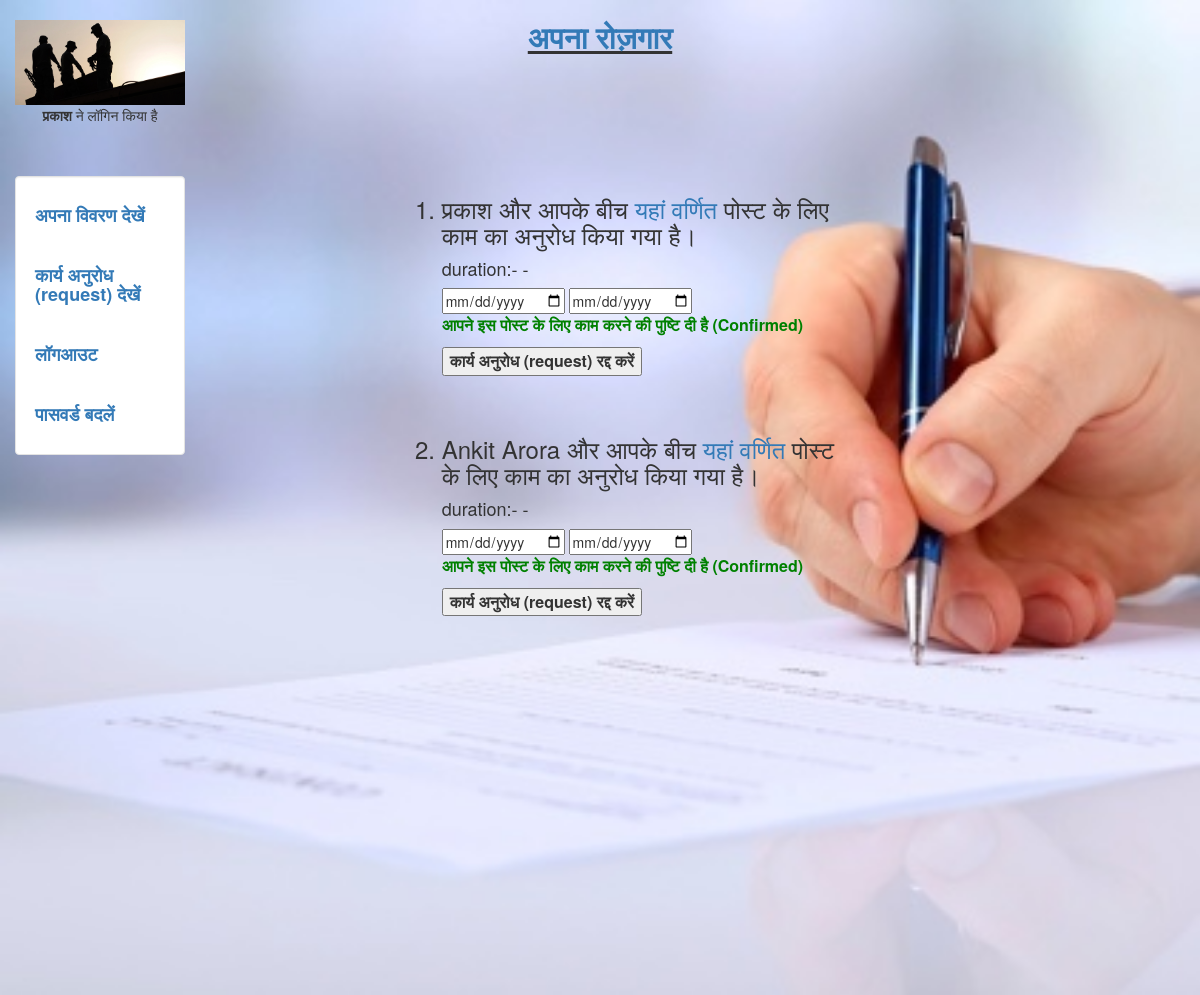
/workrequest (signed in), run on an earlier commit of the app's database.
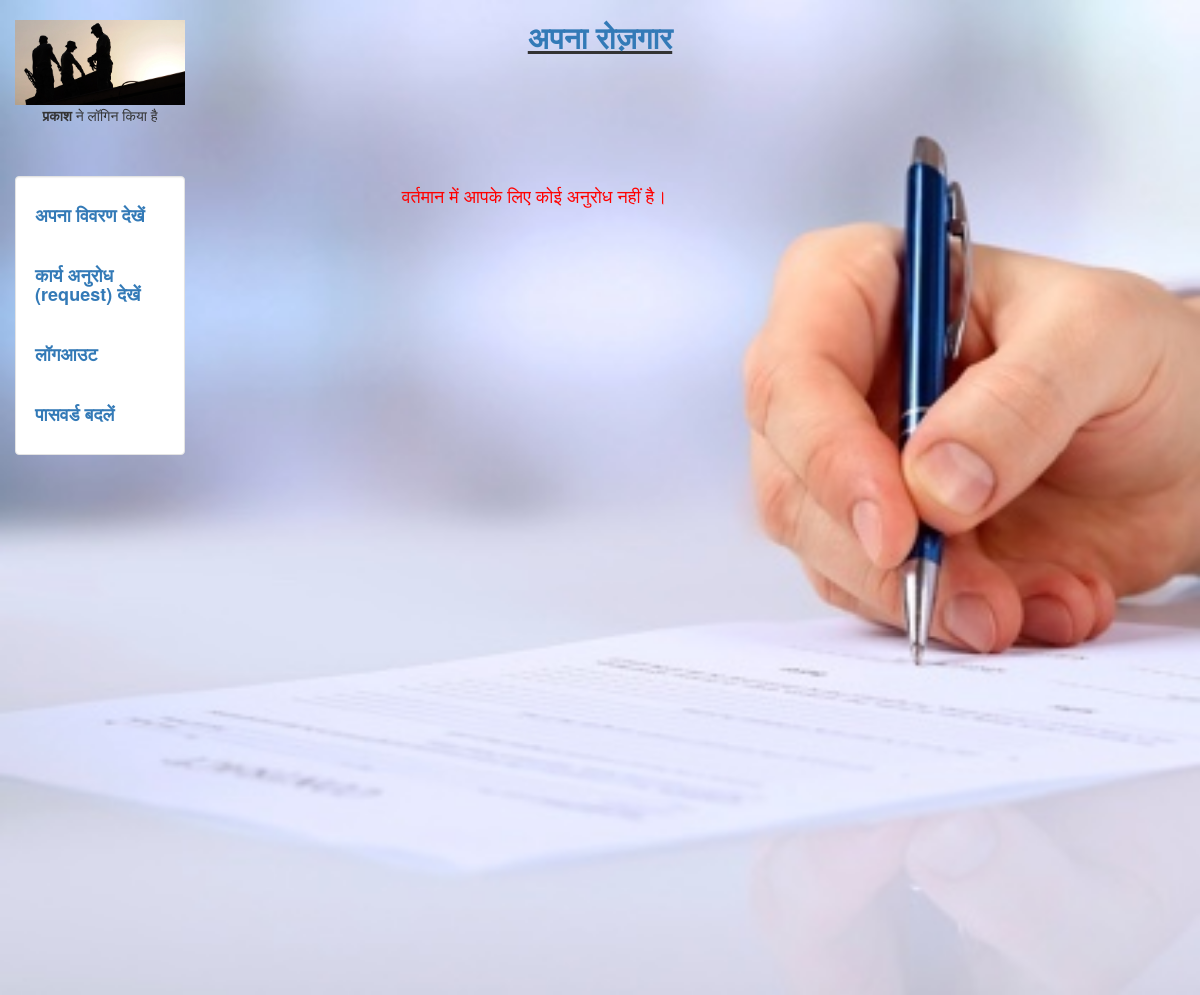
And on a later commit of the database.
### search/models.py (models this page shows)
class Status(models.Model):
	status_id=models.AutoField(primary_key=True)
	post_id=models.IntegerField(blank = True, null = True)
	user_id=models.IntegerField(blank = True, null = True)
	hirer = models.CharField(max_length = 100,blank = True, null = True)
	worker = models.CharField(max_length = 100,blank = True, null = True)
	userhirer = models.CharField(max_length = 100,blank = True, null = True)
	userworker = models.CharField(max_length = 100,blank = True, null = True)
	hirer_status = models.IntegerField(blank = True, null = True)
	worker_status = models.IntegerField(blank = True, null = True)
	confirm=models.CharField(max_length = 2,blank = True, null = True)
	temp=models.CharField(max_length = 2,blank = True, null = True)
	start_date = models.DateField(blank = True, null = True)
	end_date = models.DateField(blank = True, null = True)
	pay=models.CharField(max_length = 2,blank = True, null = True)
	rating=models.CharField(max_length = 2,blank = True, null = True)

### login/views.py (the view, shortened to what this page needs)
# urls.py: url(r'^workrequest',workrequest,name = 'workrequest'),
def workrequest(request):
	if request.method=="POST" and ('hhire' in request.POST or 'hchire' in request.POST ):
		post_id=request.POST.get('post_id')
		user_id=request.POST.get('user_id')
		start_date=request.POST.get('start_date')
		end_date=request.POST.get('end_date')
		pqr=Status.objects.get(post_id=post_id,user_id=user_id)
		warn=""
		if 'hhire' in request.POST :
			r=Status.objects.filter(user_id=user_id,confirm='a')
			p=r.filter(Q(start_date__lte=end_date,start_date__gte=start_date)|Q(end_date__lte=end_date,end_date__gte=start_date))
			if len(p)==0:
				pqr.hirer_status=user_id
				pqr.confirm='a'
				pqr.save()
			else:
				warn="अब मजदूर इस तिथि पर उपलब्ध नहीं है।"
		if 'hchire' in request.POST :
			pqr.delete()
		data=Status.objects.filter(userhirer=request.user.username)
		for select in data:
			if select.worker_status==select.post_id and select.hirer_status==select.user_id:
				select.temp='a'
				select.save()
			elif select.worker_status==select.post_id:
				select.temp='c'
				select.save()
			elif select.hirer_status==select.user_id:
				select.temp='b'
				select.save()
			else:
				select.temp='d'
				select.save()
		if len(data)==0:
			warn="वर्तमान में आपके लिए कोई अनुरोध नहीं है।"
		return render(request,'search/workrequest.html',{'data':data,'warn':warn})
	else:
		value=LoginAs.objects.get(username=request.user.username)
		if value.loginas=="worker":
			data=Status.objects.filter(userworker=request.user.username)
			for select in data:
				if select.worker_status==select.post_id and select.hirer_status==select.user_id:
					select.temp='a'
					select.save()
				elif select.worker_status==select.post_id:
					select.temp='b'
					select.save()
				elif select.hirer_status==select.user_id:
					select.temp='c'
					select.save()
				else:
					select.temp='d'
					select.save()
			warn=""
			if len(data)==0:
				warn="वर्तमान में आपके लिए कोई अनुरोध नहीं है।"
			return render(request,'worker/workrequest.html',{'data':data,'warn':warn})

### worker/templates/worker/workrequest.html (shortened to what this page needs)
{% extends "login/header.html" %}
{% block content %}
<div class ='col-sm-6 col-sm-offset-2'>
  <link rel="stylesheet" href="https://cdnjs.cloudflare.com/ajax/libs/font-awesome/4.7.0/css/font-awesome.min.css">
   <h4><font color="red"> {{ warn }}</font></h4>
    <ol>
     {% for data1 in data %}
     <h3><li>{{data1.hirer}} और आपके बीच <a href="/detailpost/?data={{data1.post_id}}">यहां वर्णित </a>पोस्ट के लिए काम का अनुरोध किया गया है।</li></h3>
     <h4> duration:- {{data1.start_date|date:"d/m/20y"}} - {{data1.end_date|date:"d/m/20y"}}</h4>
     <form method="POST" action="/workrequest">
     <input type="date" name ='end_date' value={{data1.end_date|date:"20y-m-d"}} hidden></input>
     <input type="date" name ='start_date' value={{data1.start_date|date:"20y-m-d"}} hidden></input>
     <font size = 3.5>
     {%if "a" in data1.temp %}
     <font color = "green"><p><b>आपने इस पोस्ट के लिए काम करने की पुष्टि दी है (Confirmed)</b></p></font>
     <b><button type="submit" name = 'wchire' >कार्य अनुरोध (request) रद्द करें</button>
     {%endif%}
   </b>
 </font>
  </form>
     </h2><br><br>
     {% endfor %}
   </ol>
</div>
{% endblock %}

What changed in the data, as far as the page shows it:
removed Status: hirer "प्रकाश", shows "आपने इस पोस्ट के लिए काम करने की पुष्टि दी है (Confirmed)", temp "कार्य अनुरोध (request) रद्द करें"
removed Status: hirer "Ankit Arora", shows "आपने इस पोस्ट के लिए काम करने की पुष्टि दी है (Confirmed)", temp "कार्य अनुरोध (request) रद्द करें"
Also different on the page:
{{ warn }}: (not shown) → "वर्तमान में आपके लिए कोई अनुरोध नहीं है।"
